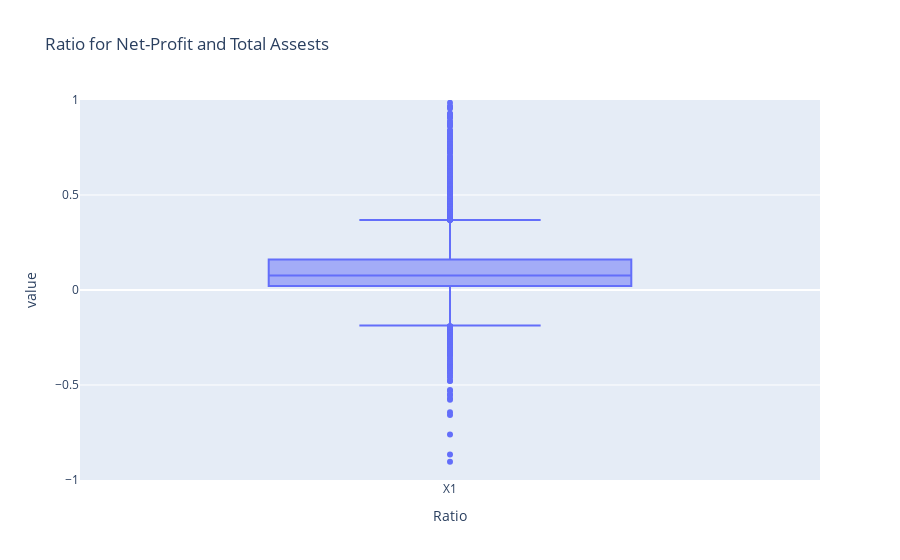

The code cell stored with this chart in its notebook:
### Code cell
px.box(df_clean["X1"], range_y=(-1,1),title = "Ratio for Net-Profit and Total Assests", labels={"variable":"Ratio"})

### Figure 1 — Plotly figure (JSON) as saved in the notebook; plotly's stock layout.template omitted (floating-point values rounded to 4 significant figures; data arrays with more than 128 entries replaced by an {"elided": "..."} marker saying what was removed)
{"data": [{"alignmentgroup": "True", "hovertemplate": "Ratio=%{x}<br>value=%{y}<extra></extra>", "legendgroup": "", "marker": {"color": "#636efa"}, "name": "", "notched": false, "offsetgroup": "", "orientation": "v", "showlegend": false, "type": "box", "x": {"elided": "7027 str values"}, "x0": " ", "xaxis": "x", "y": {"elided": "7027 float values"}, "y0": " ", "yaxis": "y"}], "layout": {"boxmode": "group", "legend": {"tracegroupgap": 0}, "title": {"text": "Ratio for Net-Profit and Total Assests"}, "xaxis": {"anchor": "y", "domain": [0, 1], "title": {"text": "Ratio"}}, "yaxis": {"anchor": "x", "domain": [0, 1], "range": [-1, 1], "title": {"text": "value"}}}}
